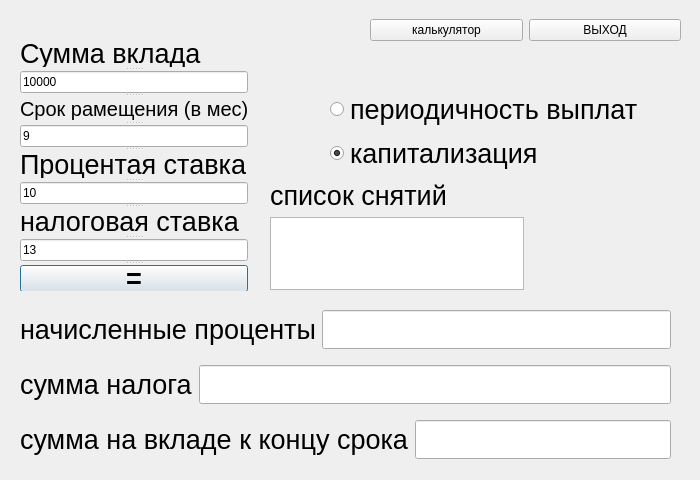
<?xml version="1.0" encoding="UTF-8"?>
<ui version="4.0">
 <class>depos</class>
 <widget class="QDialog" name="depos">
  <property name="geometry">
   <rect>
    <x>0</x>
    <y>0</y>
    <width>700</width>
    <height>480</height>
   </rect>
  </property>
  <property name="windowTitle">
   <string>Dialog</string>
  </property>
  <widget class="QWidget" name="layoutWidget">
   <property name="geometry">
    <rect>
     <x>330</x>
     <y>90</y>
     <width>324</width>
     <height>84</height>
    </rect>
   </property>
   <layout class="QVBoxLayout" name="verticalLayout">
    <item>
     <widget class="QRadioButton" name="radio_pays_from_bank">
      <property name="font">
       <font>
        <pointsize>20</pointsize>
       </font>
      </property>
      <property name="text">
       <string>периодичность выплат</string>
      </property>
     </widget>
    </item>
    <item>
     <widget class="QRadioButton" name="radio_kapitalizacia">
      <property name="font">
       <font>
        <pointsize>20</pointsize>
       </font>
      </property>
      <property name="text">
       <string>капитализация</string>
      </property>
      <property name="checked">
       <bool>true</bool>
      </property>
     </widget>
    </item>
   </layout>
  </widget>
  <widget class="QWidget" name="layoutWidget_2">
   <property name="geometry">
    <rect>
     <x>20</x>
     <y>300</y>
     <width>651</width>
     <height>170</height>
    </rect>
   </property>
   <layout class="QVBoxLayout" name="verticalLayout_3">
    <item>
     <layout class="QHBoxLayout" name="horizontalLayout">
      <item>
       <widget class="QLabel" name="label_5">
        <property name="font">
         <font>
          <pointsize>20</pointsize>
         </font>
        </property>
        <property name="text">
         <string>начисленные проценты</string>
        </property>
       </widget>
      </item>
      <item>
       <widget class="QLineEdit" name="field_nachislenie_percents">
        <property name="font">
         <font>
          <pointsize>20</pointsize>
         </font>
        </property>
        <property name="mouseTracking">
         <bool>true</bool>
        </property>
        <property name="readOnly">
         <bool>true</bool>
        </property>
       </widget>
      </item>
     </layout>
    </item>
    <item>
     <layout class="QHBoxLayout" name="horizontalLayout_3">
      <item>
       <widget class="QLabel" name="label_6">
        <property name="font">
         <font>
          <pointsize>20</pointsize>
         </font>
        </property>
        <property name="text">
         <string>сумма налога</string>
        </property>
       </widget>
      </item>
      <item>
       <widget class="QLineEdit" name="field_nalog_sum">
        <property name="font">
         <font>
          <pointsize>20</pointsize>
         </font>
        </property>
        <property name="readOnly">
         <bool>true</bool>
        </property>
       </widget>
      </item>
     </layout>
    </item>
    <item>
     <layout class="QHBoxLayout" name="horizontalLayout_4">
      <item>
       <widget class="QLabel" name="label_9">
        <property name="font">
         <font>
          <pointsize>20</pointsize>
         </font>
        </property>
        <property name="text">
         <string>сумма на вкладе к концу срока</string>
        </property>
       </widget>
      </item>
      <item>
       <widget class="QLineEdit" name="field_sum_at_the_end">
        <property name="font">
         <font>
          <pointsize>20</pointsize>
         </font>
        </property>
        <property name="readOnly">
         <bool>true</bool>
        </property>
       </widget>
      </item>
     </layout>
    </item>
   </layout>
  </widget>
  <widget class="QSplitter" name="splitter">
   <property name="geometry">
    <rect>
     <x>20</x>
     <y>40</y>
     <width>228</width>
     <height>251</height>
    </rect>
   </property>
   <property name="orientation">
    <enum>Qt::Vertical</enum>
   </property>
   <widget class="QLabel" name="label">
    <property name="font">
     <font>
      <pointsize>20</pointsize>
     </font>
    </property>
    <property name="text">
     <string>Сумма вклада</string>
    </property>
   </widget>
   <widget class="QLineEdit" name="field_deposit_sum">
    <property name="text">
     <string>10000</string>
    </property>
   </widget>
   <widget class="QLabel" name="label_2">
    <property name="font">
     <font>
      <pointsize>15</pointsize>
     </font>
    </property>
    <property name="text">
     <string>Срок рамещения (в мес)</string>
    </property>
   </widget>
   <widget class="QLineEdit" name="field_srok">
    <property name="text">
     <string>9</string>
    </property>
   </widget>
   <widget class="QLabel" name="label_3">
    <property name="font">
     <font>
      <pointsize>20</pointsize>
     </font>
    </property>
    <property name="text">
     <string>Процентая ставка</string>
    </property>
   </widget>
   <widget class="QLineEdit" name="field_percent">
    <property name="text">
     <string>10</string>
    </property>
   </widget>
   <widget class="QLabel" name="label_4">
    <property name="font">
     <font>
      <pointsize>20</pointsize>
     </font>
    </property>
    <property name="text">
     <string>налоговая ставка</string>
    </property>
   </widget>
   <widget class="QLineEdit" name="field_nalog">
    <property name="text">
     <string>13</string>
    </property>
   </widget>
   <widget class="QPushButton" name="but_answer">
    <property name="font">
     <font>
      <pointsize>20</pointsize>
      <weight>75</weight>
      <bold>true</bold>
     </font>
    </property>
    <property name="text">
     <string>=</string>
    </property>
   </widget>
  </widget>
  <widget class="QWidget" name="layoutWidget">
   <property name="geometry">
    <rect>
     <x>270</x>
     <y>180</y>
     <width>254</width>
     <height>110</height>
    </rect>
   </property>
   <layout class="QVBoxLayout" name="verticalLayout_2">
    <item>
     <widget class="QLabel" name="label_8">
      <property name="font">
       <font>
        <pointsize>20</pointsize>
       </font>
      </property>
      <property name="text">
       <string>список снятий</string>
      </property>
     </widget>
    </item>
    <item>
     <widget class="QListWidget" name="lsit_popolneniya">
      <property name="baseSize">
       <size>
        <width>50</width>
        <height>40</height>
       </size>
      </property>
      <property name="font">
       <font>
        <pointsize>20</pointsize>
       </font>
      </property>
      <property name="textElideMode">
       <enum>Qt::ElideMiddle</enum>
      </property>
      <property name="resizeMode">
       <enum>QListView::Adjust</enum>
      </property>
     </widget>
    </item>
   </layout>
  </widget>
  <widget class="QWidget" name="horizontalLayoutWidget">
   <property name="geometry">
    <rect>
     <x>370</x>
     <y>10</y>
     <width>311</width>
     <height>41</height>
    </rect>
   </property>
   <layout class="QHBoxLayout" name="horizontalLayout_2">
    <item>
     <widget class="QPushButton" name="butt_calc">
      <property name="text">
       <string>калькулятор</string>
      </property>
     </widget>
    </item>
    <item>
     <widget class="QPushButton" name="butt_exit">
      <property name="text">
       <string>ВЫХОД</string>
      </property>
     </widget>
    </item>
   </layout>
  </widget>
 </widget>
 <resources/>
 <connections/>
</ui>
